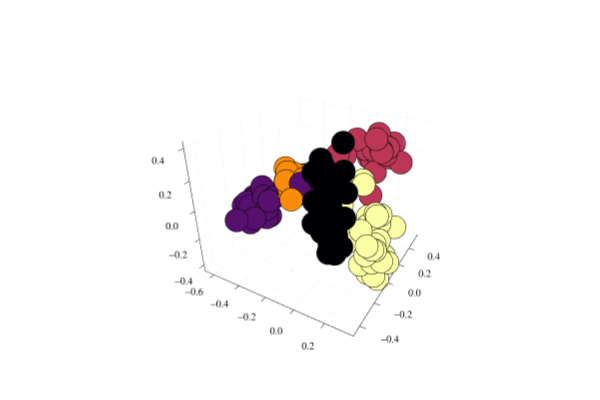

Source (notebook cell):
### Markdown cell above
# PCA

### Code cell
M = fit(PCA, embeddings; maxoutdim=3)
xs = transform(M, embeddings)
scatter(xs[1, :], xs[2, :], xs[3, :]; hover=all_words, zcolor=classes, legend=false)
